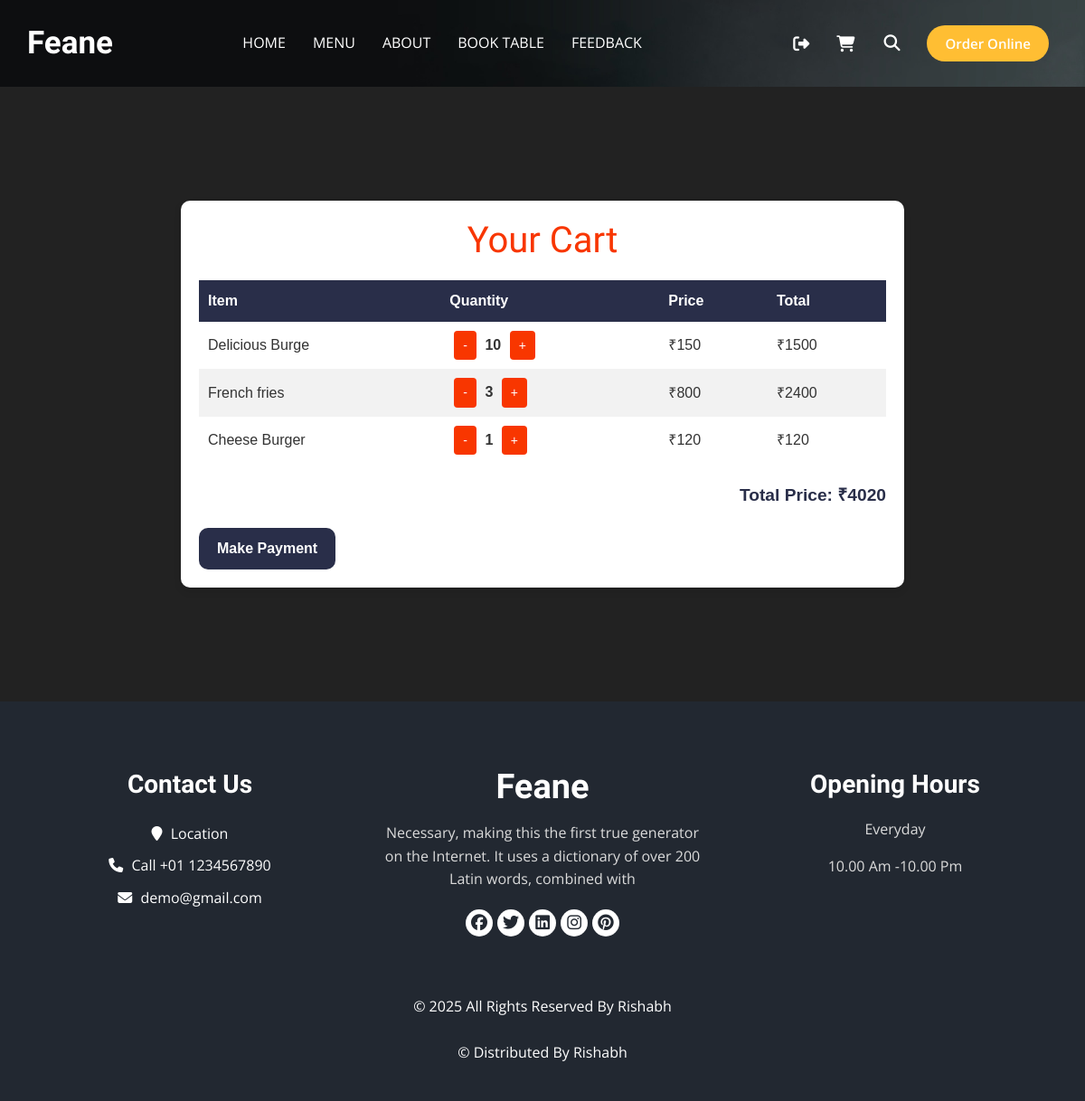
The page /cart/ (signed in) on the database its author committed.
### BaseApp/models.py (models this page shows, shortened)
class CartItem(models.Model):
    cart = models.ForeignKey(Cart, on_delete=models.CASCADE, related_name='items')
    item = models.ForeignKey(Items, on_delete=models.CASCADE)
    quantity = models.PositiveIntegerField(default=1)
    def get_total_price(self):
        return self.item.Price * self.quantity

class Items(models.Model):
    Item_name = models.CharField(max_length=15)
    Description = models.TextField(blank=False)
    Price = models.IntegerField()
    Category = models.ForeignKey(ItemList, related_name='Name', on_delete=models.CASCADE)
    Image = models.ImageField(upload_to='Items/')

### BaseApp/views.py (the view, shortened to what this page needs)
# urls.py: path('cart/', views.cart_and_shipping, name='cart_and_shipping'),
@login_required
def cart_and_shipping(request):
    cart, created = Cart.objects.get_or_create(user=request.user)
    cart_items = cart.items.all()
    total_price = sum(item.get_total_price() for item in cart_items)
    return render(request, 'cart_and_shipping.html', {
        'cart_items': cart_items,
        'total_price': total_price,
    })

### Template/cart_and_shipping.html (shortened to what this page needs)
{% extends "base.html" %}
{% block class %}class="sub_page"{% endblock class %}
{% block main %}
<section id="custom-top-cart-container-body">
    <div class="custom-top-cart-container">
        <h1>Your Cart</h1>
        <div class="table-container">
            <table>
                <thead>
                    <tr>
                        <th>Item</th>
                        <th>Quantity</th>
                        <th>Price</th>
                        <th>Total</th>
                    </tr>
                </thead>
                <tbody>
                    {% for cart_item in cart_items %}
                    <tr>
                        <td data-label="Item">{{ cart_item.item.Item_name }}</td>
                        <td data-label="Quantity">
                            <div>
                                <button class="decrease-btn custom-top-cart-qty-td" data-id="{{ cart_item.id }}">-</button>
                                <span class="quantity" id="quantity-{{ cart_item.id }}">{{ cart_item.quantity }}</span>
                                <button class="increase-btn custom-top-cart-qty-td" data-id="{{ cart_item.id }}">+</button>
                            </div>
                        </td>
                        <td data-label="Price">₹{{ cart_item.item.Price }}</td>
                        <td data-label="Total" id="item-total-{{ cart_item.id }}">₹{{ cart_item.get_total_price }}</td>
                    </tr>
                    {% endfor %}
                </tbody>
            </table>
        </div>
        <div class="custom-top-total-price">Total Price: ₹<span id="cart-total">{{ total_price }}</span></div>
        <button class="custom-top-continue-shopping">Make Payment</button>
    </div>
</section>
{% endblock main %}

### static/css/style.css (style rules this page uses)
body { font-family: "Open Sans", sans-serif; color: #0c0c0c; background-color: #ffffff; overflow-x: hidden; }
h1, h2 { font-family: 'Dancing Script', cursive; }
#custom-top-cart-container-body { font-family: Arial, sans-serif; background-color: #222222; color: #333; min-height: 85vh; display: flex; justify-content: center; align-items: center; padding: 20px; }
.custom-top-cart-container { background: #fff; padding: 20px; border-radius: 10px; box-shadow: 0 4px 8px rgba(0, 0, 0, 0.1); max-width: 800px; width: 100%; }
.custom-top-cart-container h1 { text-align: center; margin-bottom: 20px; color: #f83600; }
table { width: 100%; border-collapse: collapse; margin-bottom: 20px; }
th, td { text-align: left; padding: 10px; }
th { background: #292e49; color: #fff; }
tr:nth-child(even) { background: #f2f2f2; }
.custom-top-total-price { text-align: right; font-size: 1.2em; margin-bottom: 20px; font-weight: bold; color: #292e49; }
.custom-top-continue-shopping { display: inline-block; padding: 10px 20px; background-color: #292e49; color: #fff; text-decoration: none; font-weight: bold; border-radius: 10px; text-align: center; transition: background 0.3s ease-in-out; border: none; }
.decrease-btn, .increase-btn { background-color: #f83600; color: #fff; border: none; padding: 5px 10px; border-radius: 4px; font-size: 14px; cursor: pointer; margin: 0 5px; transition: background 0.3s ease; }
[id^="quantity-"] { font-weight: bold; font-size: 16px; }
:root { --color-gray: #737888; --color-lighter-gray: #e3e5ed; --color-light-gray: #f7f7fa; }
body { margin: 0; padding: 0; font-family: 'Arial', sans-serif; line-height: 1.6; color: #333; }

### rows shown on the page
CartItem: item.Item_name "Delicious Burge", quantity "10", item.Price "150", get_total_price "1500"
CartItem: item.Item_name "French fries", quantity "3", item.Price "800", get_total_price "2400"
CartItem: item.Item_name "Cheese Burger", quantity "1", item.Price "120", get_total_price "120"

### other values the page prints
{{ total_price }} "4020"
